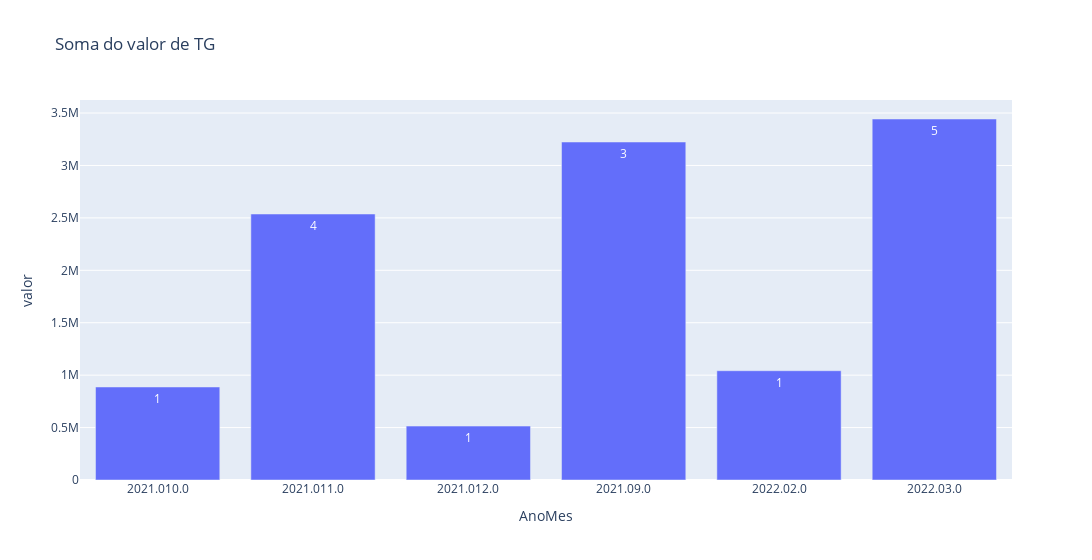
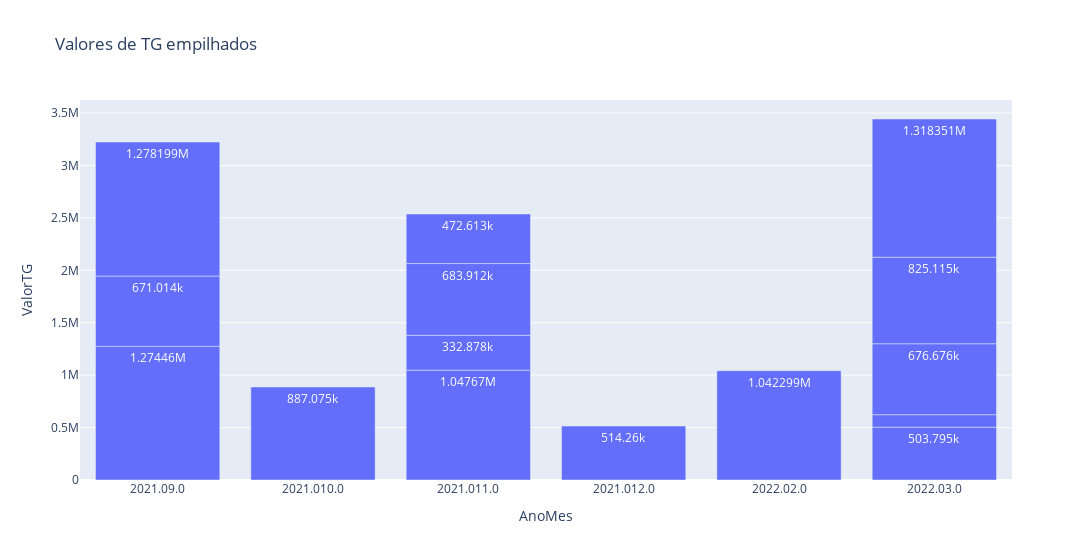

Notebook cell for these charts, in order:
### Code cell
g.FigTotalTGOutlet()

### Figure 1 — Plotly figure (JSON) as saved in the notebook; plotly's stock layout.template omitted (floating-point values rounded to 4 significant figures)
{"data": [{"alignmentgroup": "True", "hovertemplate": "AnoMes=%{x}<br>valor=%{y}<br>qtde=%{text}<extra></extra>", "legendgroup": "", "marker": {"color": "#636efa", "pattern": {"shape": ""}}, "name": "", "offsetgroup": "", "orientation": "v", "showlegend": false, "text": [1, 4, 1, 3, 1, 5], "textposition": "auto", "type": "bar", "x": ["2021.010.0", "2021.011.0", "2021.012.0", "2021.09.0", "2022.02.0", "2022.03.0"], "xaxis": "x", "y": [887075, 2537073, 514260, 3223673, 1042299, 3443107], "yaxis": "y"}], "layout": {"barmode": "relative", "legend": {"tracegroupgap": 0}, "title": {"text": "Soma do valor de TG"}, "width": 1100, "xaxis": {"anchor": "y", "domain": [0, 1], "title": {"text": "AnoMes"}}, "yaxis": {"anchor": "x", "domain": [0, 1], "title": {"text": "valor"}}}}

### Figure 2 — Plotly figure (JSON) as saved in the notebook; plotly's stock layout.template omitted (floating-point values rounded to 4 significant figures)
{"data": [{"alignmentgroup": "True", "hovertemplate": "AnoMes=%{x}<br>ValorTG=%{y}<br>Ficha=%{text}<extra></extra>", "legendgroup": "", "marker": {"color": "#636efa", "pattern": {"shape": ""}}, "name": "", "offsetgroup": "", "orientation": "v", "showlegend": false, "text": [1996, 2280, 2085, 2248, 2245, 2400, 2251, 2255, 2474, 2249, 2384, 2538, 2370, 2266, 2361], "textposition": "auto", "texttemplate": "%{y}", "type": "bar", "x": ["2021.09.0", "2021.09.0", "2021.09.0", "2021.010.0", "2021.011.0", "2021.011.0", "2021.011.0", "2021.011.0", "2021.012.0", "2022.02.0", "2022.03.0", "2022.03.0", "2022.03.0", "2022.03.0", "2022.03.0"], "xaxis": "x", "y": [1274460, 671014, 1278199, 887075, 1047670, 332878, 683912, 472613, 514260, 1042299, 503795, 119200.0, 676676, 825115, 1318000.0], "yaxis": "y"}], "layout": {"barmode": "group", "legend": {"tracegroupgap": 0}, "title": {"text": "Valores de TG empilhados"}, "width": 1100, "xaxis": {"anchor": "y", "domain": [0, 1], "title": {"text": "AnoMes"}}, "yaxis": {"anchor": "x", "domain": [0, 1], "title": {"text": "ValorTG"}}}}
